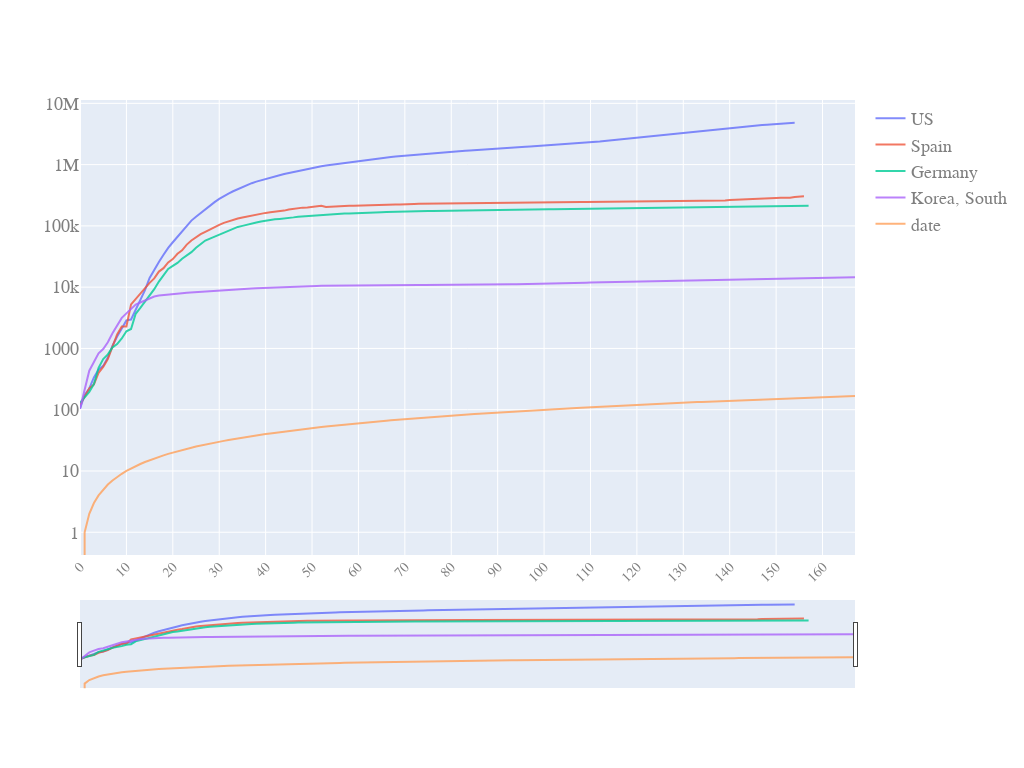

The notebook cell this image was saved under:
### Code cell
quick_plot(pd_sync_timeline.date,
              pd_sync_timeline.iloc[:,1:],
              y_scale = 'log',
              slider = True
          )

### Figure 1 — Plotly figure (JSON) as saved in the notebook; plotly's stock layout.template omitted (floating-point values rounded to 4 significant figures; data arrays with more than 128 entries replaced by an {"elided": "..."} marker saying what was removed)
{"data": [{"name": "US", "opacity": 0.8, "type": "scatter", "x": {"elided": "168 int values"}, "y": {"elided": "168 int values"}}, {"name": "Spain", "opacity": 0.8, "type": "scatter", "x": {"elided": "168 int values"}, "y": {"elided": "168 int values"}}, {"name": "Germany", "opacity": 0.8, "type": "scatter", "x": {"elided": "168 int values"}, "y": {"elided": "168 int values"}}, {"name": "Korea, South", "opacity": 0.8, "type": "scatter", "x": {"elided": "168 int values"}, "y": {"elided": "168 int values"}}, {"name": "date", "opacity": 0.8, "type": "scatter", "x": {"elided": "168 int values"}, "y": {"elided": "168 int values"}}], "layout": {"autosize": true, "font": {"color": "#7f7f7f", "family": "PT Sans, monospace", "size": 18}, "height": 768, "width": 1024, "xaxis": {"nticks": 20, "rangeslider": {"visible": true}, "tickangle": -45, "tickfont": {"color": "#7f7f7f", "size": 14}}, "yaxis": {"type": "log"}}}
